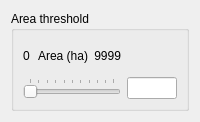
       <widget class="QWidget" name="page_2">
        <property name="sizePolicy">
         <sizepolicy hsizetype="Preferred" vsizetype="Preferred">
          <horstretch>0</horstretch>
          <verstretch>0</verstretch>
         </sizepolicy>
        </property>
        <layout class="QGridLayout" name="gridLayout_100">
         <item row="0" column="0">
          <widget class="QGroupBox" name="areaGroup">
           <property name="sizePolicy">
            <sizepolicy hsizetype="Preferred" vsizetype="Fixed">
             <horstretch>0</horstretch>
             <verstretch>0</verstretch>
            </sizepolicy>
           </property>
           <property name="minimumSize">
            <size>
             <width>0</width>
             <height>100</height>
            </size>
           </property>
           <property name="title">
            <string>Area threshold</string>
           </property>
           <layout class="QGridLayout" name="gridLayout_13">
            <item row="0" column="0">
             <widget class="QLabel" name="areaMin">
              <property name="text">
               <string>0</string>
              </property>
             </widget>
            </item>
            <item row="0" column="1">
             <widget class="QLabel" name="areaLabel">
              <property name="text">
               <string>Area (ha)</string>
              </property>
              <property name="alignment">
               <set>Qt::AlignCenter</set>
              </property>
             </widget>
            </item>
            <item row="0" column="2">
             <widget class="QLabel" name="areaMax">
              <property name="text">
               <string>9999</string>
              </property>
              <property name="alignment">
               <set>Qt::AlignRight|Qt::AlignTrailing|Qt::AlignVCenter</set>
              </property>
             </widget>
            </item>
            <item row="1" column="0" colspan="3">
             <widget class="QSlider" name="areaSlider">
              <property name="orientation">
               <enum>Qt::Horizontal</enum>
              </property>
              <property name="tickPosition">
               <enum>QSlider::TicksAbove</enum>
              </property>
             </widget>
            </item>
            <item row="1" column="3">
             <widget class="QLineEdit" name="areaVal">
              <property name="sizePolicy">
               <sizepolicy hsizetype="Expanding" vsizetype="Fixed">
                <horstretch>0</horstretch>
                <verstretch>0</verstretch>
               </sizepolicy>
              </property>
              <property name="minimumSize">
               <size>
                <width>50</width>
                <height>0</height>
               </size>
              </property>
              <property name="maximumSize">
               <size>
                <width>50</width>
                <height>16777215</height>
               </size>
              </property>
              <property name="toolTip">
               <string>Potential HRUs (particular landuse/soil/slope band combinations) covering less than this area or percentage of their subbasin will be eliminated as HRUs.</string>
              </property>
             </widget>
            </item>
           </layout>
          </widget>
         </item>
        </layout>
       </widget>
